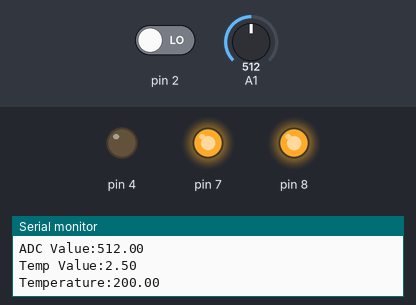
Recording of a sketch running on a simulated Arduino Uno, built with avr-gcc and run on an emulated ATmega328P. Shown: output pins drawn as LEDs (lit = HIGH), the last lines printed to the serial monitor. The test bench sets the inputs (shaded band); at power-on: A1 = 512, pin 2 LOW.

Above: at 3.8 s.
3.9 s: A1 set to 185
7.8 s: A1 set to 160
At 10.0 s:
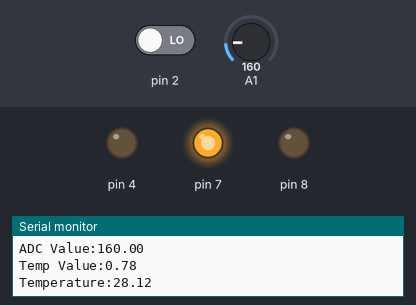
11.7 s: pin 2 driven HIGH
At 12.6 s:
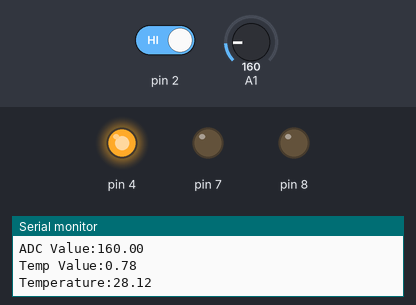
15.6 s: A1 set to 306
At 18.9 s:
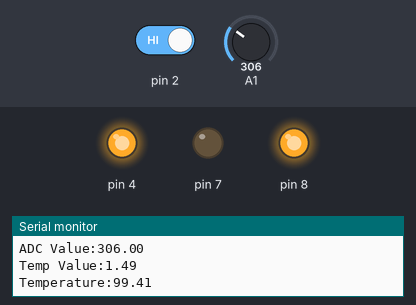
19.5 s: A1 set to 122
At 21.5 s:
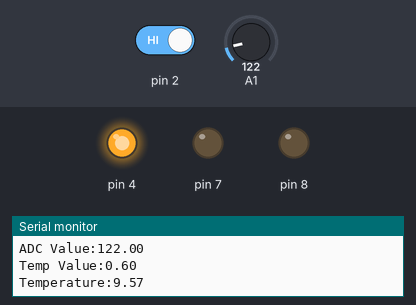
23.4 s: A1 set to 511
At 25.3 s:
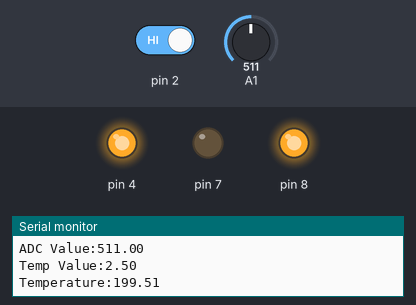
Timing chart, 0 to 26.8 s (numbered marks = the images above; inputs shaded):
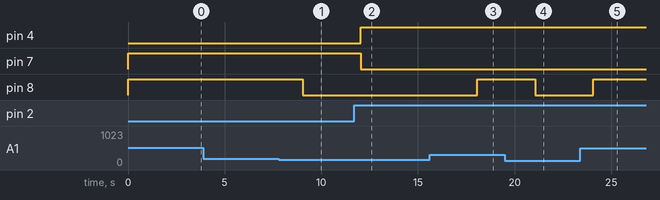

Measured:
- the behaviour switches between 175 and 174 on A1 (found by bisection; images 0 and 1)
- after the input at 7.8 s, pin 8: HIGH → LOW after 1.2 s
- after the input at 11.7 s, pin 4: LOW → HIGH after 0.34 s; pin 7: HIGH → LOW after 0.34 s
- after the input at 15.6 s, pin 8: LOW → HIGH after 2.5 s
- after the input at 19.5 s, pin 8: HIGH → LOW after 1.6 s
- after the input at 23.4 s, pin 8: LOW → HIGH after 0.68 s

The sketch:

Code.ino
```cpp
// C++ code
//
void setup()
{
  pinMode(2, INPUT);
  pinMode(4, OUTPUT);
  pinMode(7, OUTPUT);
  pinMode(8, OUTPUT);
  Serial.begin(9600);
}

void loop()
{
  int m=digitalRead(2);
  Serial.print("Motion Detected:");
  Serial.println(m);
  if(m==1)
  {
    digitalWrite(4, HIGH);
    digitalWrite(7, LOW);
  }
  else
  {
    digitalWrite(7, HIGH);
    digitalWrite(4, LOW);
  }
  double a=analogRead(A1);
  Serial.print("ADC Value:");
  Serial.println(a);
  double v=a/1024;
  double volt=v*5;
  Serial.print("Temp Value:");
  Serial.println(volt);
  double x=volt-0.5;
  double t=x*100;
  Serial.print("Temperature:");
  Serial.println(t);
  if(t>35)
  {
    digitalWrite(8, HIGH);
  }
  else
  {
    digitalWrite(8, LOW);
  }
  delay(3000);
}
```
